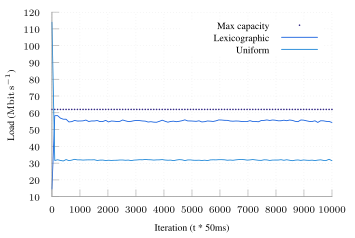

Generate this figure with gnuplot:
set terminal tikz standalone color size 9cm,6cm font '\scriptsize' preamble '\usepackage{microtype} \usepackage{times} \usepackage[binary-units]{siunitx}'
set output "online-true-uneven-load.tex"

load "parula.pal"

set style line 102 lc rgb '#a0a0a0' lt 1 lw 1
set border ls 102
set colorbox border 102
set key textcolor rgb "black"
set tics textcolor rgb "black"
set label textcolor rgb "black"

set border 3
set grid x y
set xtics nomirror
set ytics nomirror

#set key autotitle columnhead
set datafile separator ","

set xlabel "Iteration (t * 50ms)"
set ylabel "Load (\\si{\\mega\\bit\\per\\second})"

us(x) = 62

plot us(x) w dots title "Max capacity", \
     '../results/online-avg-uneven.csv' u 1:4 w lines smooth sbezier title "Lexicographic", \
     '../results/online-avg.csv' u 1:4 w lines smooth sbezier title "Uniform"
     
